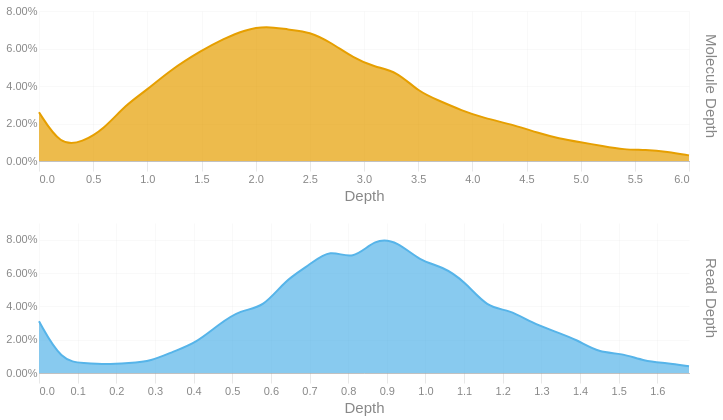

The code cell stored with this chart in its notebook:
### Code cell
readdep = depth_hist(tb['Read Depth'], q99, 3)
readdep = readdep.with_columns(pl.lit('Read Depth').alias('Metric'))
if not SKIPLR:
    moldep = depth_hist(tb['Molecule Depth'], mol_q99, 1)
    moldep = moldep.with_columns(pl.lit('Molecule Depth').alias('Metric'))
    _hist = pl.concat([readdep, moldep])
    _hist = _hist.filter(pl.col('Proportion') != 0)
    with SafeRender(_hist):
        (
            alt.Chart(_hist)        
            .mark_area(interpolate = "basis")
            .encode(
                x=alt.X('Bin:Q').scale(domainMin=0).axis(alt.Axis(title='Depth')),
                y = alt.Y('Proportion:Q', title = None).axis(format = '.2%'),
                color = alt.Color('Metric:N').legend(None),
                row = alt.Row("Metric:N").header(title = None, labelOrient = 'right'),
                tooltip = [
                    alt.Tooltip("Metric:N", title = "Metric"),
                    alt.Tooltip('Interval:N', title = "Depth Interval"),
                    alt.Tooltip('Proportion:Q', title = "% Alignments").format('.2%')
                ]
            )
            .resolve_scale(x='independent', y='independent')
            .properties(
                height = 150, width = 650,
                usermeta={'embedOptions': {'downloadFileName': f'{samplename}.depth.hist'}}
            )
        ).display()
else:
    readdep = readdep.filter(pl.col('Proportion') != 0)
    with SafeRender(readdep):
        (
            alt.Chart(readdep)        
            .mark_area(interpolate = "basis")
            .encode(
                x=alt.X('Bin:Q').scale(domainMin=0).axis(alt.Axis(title='Depth')),
                y = alt.Y('Proportion:Q', title = None).axis(format = '.2%'),
                tooltip = [
                    alt.Tooltip('Interval:N', title = "Depth Interval"),
                    alt.Tooltip('Proportion:Q', title = "% Alignments").format('.2%')
                ]
            )
            .properties(
                usermeta={'embedOptions': {'downloadFileName': f'{samplename}.depth.hist'}}
            )
        ).display()

### Figure 1 — Vega-Lite specification as saved in the notebook (floating-point values rounded to 4 significant figures)
{"width": 650, "height": 150, "config": {"title": {"anchor": "start", "dy": -15, "fontSize": 18, "color": "#888888", "subtitleColor": "#888888", "subtitleFontSize": 14}, "arc": {"fill": "#0072B2"}, "axis": {"domainColor": "#888888", "domainWidth": 0.5, "gridWidth": 0.2, "grid": false, "titleFontWeight": 400, "titleFontSize": 15, "labelFontSize": 11, "labelColor": "#888888", "tickColor": "#888888", "tickWidth": 0.2, "titleColor": "#888888"}, "axisBand": {"grid": false}, "axisX": {"grid": true, "tickSize": 10, "domainCap": "round"}, "axisY": {"domain": false, "grid": true, "tickSize": 0, "domainCap": "round"}, "background": "transparent", "header": {"labelFontSize": 15, "labelColor": "#888888", "titleFontSize": 15, "titleFontWeight": 600, "titleColor": "#888888"}, "legend": {"labelFont": "sans-serif", "labelFontSize": 12, "labelColor": "#888888", "symbolSize": 100, "symbolType": "circle", "titleFontSize": 12, "titlePadding": 10, "titleColor": "#888888", "title": null}, "range": {"category": ["#E69F00", "#56B4E9", "#009E73", "#F0E442", "#0072B2", "#D55E00", "#CC79A7", "#000000"], "diverging": ["#cfe8f3", "#a2d4ec", "#73bfe2", "#46abdb", "#1696d2", "#12719e"]}, "area": {"fill": "#0072B2", "fillOpacity": 0.7, "line": true, "strokeOpacity": 0.7}, "line": {"color": "#0072B2", "stroke": "#0072B2", "strokeWidth": 2}, "trail": {"color": "#0072B2", "stroke": "#0072B2", "strokeWidth": 0, "size": 1}, "point": {"filled": true, "fillOpacity": 1.0, "size": 95}, "text": {"color": "#888888", "fontSize": 11, "align": "right", "fontWeight": 400, "size": 11}, "bar": {"fill": "#0072B2", "stroke": null}, "view": {"stroke": null, "continuousWidth": 660, "continuousHeight": 400}}, "data": {"name": "data-c0d7f8d29acd90d339cce0e71ec26dcd"}, "mark": {"type": "area", "interpolate": "basis"}, "encoding": {"color": {"field": "Metric", "legend": null, "type": "nominal"}, "row": {"field": "Metric", "header": {"title": null, "labelOrient": "right"}, "type": "nominal"}, "tooltip": [{"field": "Metric", "title": "Metric", "type": "nominal"}, {"field": "Interval", "title": "Depth Interval", "type": "nominal"}, {"field": "Proportion", "format": ".2%", "title": "% Alignments", "type": "quantitative"}], "x": {"axis": {"title": "Depth"}, "field": "Bin", "scale": {"domainMin": 0}, "type": "quantitative"}, "y": {"axis": {"format": ".2%"}, "field": "Proportion", "title": null, "type": "quantitative"}}, "resolve": {"scale": {"x": "independent", "y": "independent"}}, "usermeta": {"embedOptions": {"downloadFileName": "S1_Musquodoboit_014.depth.hist"}}, "$schema": "https://vega.github.io/schema/vega-lite/v6.1.0.json", "datasets": {"data-c0d7f8d29acd90d339cce0e71ec26dcd": [{"Bin": 0.0, "Interval": "0.0-0.058", "Proportion": 0.031, "Metric": "Read Depth"}, {"Bin": 0.058, "Interval": "0.058-0.116", "Proportion": 0.007, "Metric": "Read Depth"}, {"Bin": 0.116, "Interval": "0.116-0.174", "Proportion": 0.006, "Metric": "Read Depth"}, {"Bin": 0.174, "Interval": "0.174-0.232", "Proportion": 0.005, "Metric": "Read Depth"}, {"Bin": 0.232, "Interval": "0.232-0.29", "Proportion": 0.006, "Metric": "Read Depth"}, {"Bin": 0.29, "Interval": "0.29-0.348", "Proportion": 0.007, "Metric": "Read Depth"}, {"Bin": 0.348, "Interval": "0.348-0.406", "Proportion": 0.013, "Metric": "Read Depth"}, {"Bin": 0.406, "Interval": "0.406-0.464", "Proportion": 0.018, "Metric": "Read Depth"}, {"Bin": 0.464, "Interval": "0.464-0.522", "Proportion": 0.029, "Metric": "Read Depth"}, {"Bin": 0.522, "Interval": "0.522-0.58", "Proportion": 0.038, "Metric": "Read Depth"}, {"Bin": 0.58, "Interval": "0.58-0.638", "Proportion": 0.039, "Metric": "Read Depth"}, {"Bin": 0.638, "Interval": "0.638-0.696", "Proportion": 0.056, "Metric": "Read Depth"}, {"Bin": 0.696, "Interval": "0.696-0.754", "Proportion": 0.064, "Metric": "Read Depth"}, {"Bin": 0.754, "Interval": "0.754-0.812", "Proportion": 0.075, "Metric": "Read Depth"}, {"Bin": 0.812, "Interval": "0.812-0.87", "Proportion": 0.067, "Metric": "Read Depth"}, {"Bin": 0.87, "Interval": "0.87-0.928", "Proportion": 0.081, "Metric": "Read Depth"}, {"Bin": 0.928, "Interval": "0.928-0.986", "Proportion": 0.079, "Metric": "Read Depth"}, {"Bin": 0.986, "Interval": "0.986-1.044", "Proportion": 0.067, "Metric": "Read Depth"}, {"Bin": 1.044, "Interval": "1.044-1.102", "Proportion": 0.064, "Metric": "Read Depth"}, {"Bin": 1.102, "Interval": "1.102-1.16", "Proportion": 0.055, "Metric": "Read Depth"}, {"Bin": 1.16, "Interval": "1.16-1.218", "Proportion": 0.039, "Metric": "Read Depth"}, {"Bin": 1.218, "Interval": "1.218-1.276", "Proportion": 0.038, "Metric": "Read Depth"}, {"Bin": 1.276, "Interval": "1.276-1.334", "Proportion": 0.03, "Metric": "Read Depth"}, {"Bin": 1.334, "Interval": "1.334-1.392", "Proportion": 0.025, "Metric": "Read Depth"}, {"Bin": 1.392, "Interval": "1.392-1.45", "Proportion": 0.02, "Metric": "Read Depth"}, {"Bin": 1.45, "Interval": "1.45-1.508", "Proportion": 0.012, "Metric": "Read Depth"}, {"Bin": 1.508, "Interval": "1.508-1.566", "Proportion": 0.012, "Metric": "Read Depth"}, {"Bin": 1.566, "Interval": "1.566-1.624", "Proportion": 0.007, "Metric": "Read Depth"}, {"Bin": 1.624, "Interval": "1.624-1.682", "Proportion": 0.006, "Metric": "Read Depth"}, {"Bin": 1.682, "Interval": "1.682-1.74", "Proportion": 0.004, "Metric": "Read Depth"}, {"Bin": 0.0, "Interval": "0.0-0.2", "Proportion": 0.026, "Metric": "Molecule Depth"}, {"Bin": 0.2, "Interval": "0.2-0.4", "Proportion": 0.008, "Metric": "Molecule Depth"}, {"Bin": 0.4, "Interval": "0.4-0.6", "Proportion": 0.01, "Metric": "Molecule Depth"}, {"Bin": 0.6, "Interval": "0.6-0.8", "Proportion": 0.017, "Metric": "Molecule Depth"}, {"Bin": 0.8, "Interval": "0.8-1.0", "Proportion": 0.03, "Metric": "Molecule Depth"}, {"Bin": 1.0, "Interval": "1.0-1.2", "Proportion": 0.038, "Metric": "Molecule Depth"}, {"Bin": 1.2, "Interval": "1.2-1.5", "Proportion": 0.048, "Metric": "Molecule Depth"}, {"Bin": 1.5, "Interval": "1.5-1.7", "Proportion": 0.059, "Metric": "Molecule Depth"}, {"Bin": 1.7, "Interval": "1.7-1.9", "Proportion": 0.065, "Metric": "Molecule Depth"}, {"Bin": 1.9, "Interval": "1.9-2.1", "Proportion": 0.07, "Metric": "Molecule Depth"}, {"Bin": 2.1, "Interval": "2.1-2.3", "Proportion": 0.072, "Metric": "Molecule Depth"}, {"Bin": 2.3, "Interval": "2.3-2.5", "Proportion": 0.07, "Metric": "Molecule Depth"}, {"Bin": 2.5, "Interval": "2.5-2.7", "Proportion": 0.069, "Metric": "Molecule Depth"}, {"Bin": 2.7, "Interval": "2.7-2.9", "Proportion": 0.063, "Metric": "Molecule Depth"}, {"Bin": 2.9, "Interval": "2.9-3.1", "Proportion": 0.055, "Metric": "Molecule Depth"}, {"Bin": 3.1, "Interval": "3.1-3.3", "Proportion": 0.05, "Metric": "Molecule Depth"}, {"Bin": 3.3, "Interval": "3.3-3.5", "Proportion": 0.048, "Metric": "Molecule Depth"}, {"Bin": 3.5, "Interval": "3.5-3.7", "Proportion": 0.037, "Metric": "Molecule Depth"}, {"Bin": 3.7, "Interval": "3.7-3.9", "Proportion": 0.032, "Metric": "Molecule Depth"}, {"Bin": 3.9, "Interval": "3.9-4.1", "Proportion": 0.027, "Metric": "Molecule Depth"}, {"Bin": 4.1, "Interval": "4.1-4.4", "Proportion": 0.023, "Metric": "Molecule Depth"}, {"Bin": 4.4, "Interval": "4.4-4.6", "Proportion": 0.019, "Metric": "Molecule Depth"}, {"Bin": 4.6, "Interval": "4.6-4.8", "Proportion": 0.015, "Metric": "Molecule Depth"}, {"Bin": 4.8, "Interval": "4.8-5.0", "Proportion": 0.012, "Metric": "Molecule Depth"}, {"Bin": 5.0, "Interval": "5.0-5.2", "Proportion": 0.01, "Metric": "Molecule Depth"}, {"Bin": 5.2, "Interval": "5.2-5.4", "Proportion": 0.008, "Metric": "Molecule Depth"}, {"Bin": 5.4, "Interval": "5.4-5.6", "Proportion": 0.006, "Metric": "Molecule Depth"}, {"Bin": 5.6, "Interval": "5.6-5.8", "Proportion": 0.006, "Metric": "Molecule Depth"}, {"Bin": 5.8, "Interval": "5.8-6.0", "Proportion": 0.005, "Metric": "Molecule Depth"}, {"Bin": 6.0, "Interval": "6.0-6.22", "Proportion": 0.003, "Metric": "Molecule Depth"}]}}
